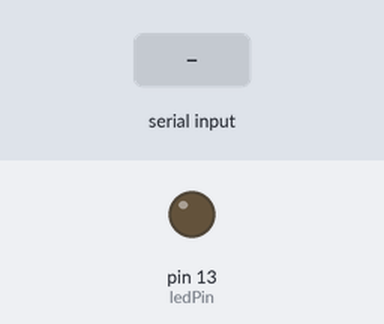
A sketch run on a simulated Arduino Uno, built with avr-gcc and run on an emulated ATmega328P. Shown: output pins drawn as LEDs (lit = HIGH). The test bench sets the inputs (shaded band).

Above: at 1.2 s.
1.3 s: "1" received over Serial
At 1.6 s:
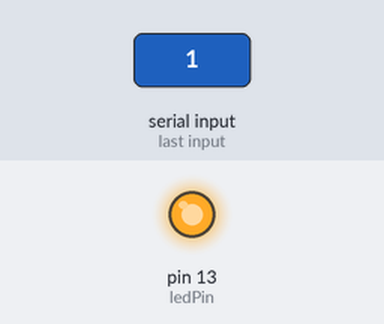
2.8 s: "0" received over Serial
At 4.0 s:
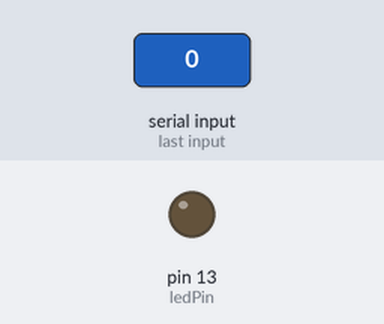
Timing chart, 0 to 5.8 s (numbered marks = the images above; inputs shaded):
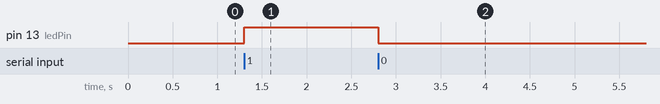

Measured:
- after the input at 1.3 s, pin 13 (ledPin): LOW → HIGH at once
- after the input at 2.8 s, pin 13 (ledPin): HIGH → LOW at once

The sketch:

Unidad2INO.ino
```cpp
int ledPin = 13; // Pin del LED

void setup() {
  pinMode(ledPin, OUTPUT); // Configurar el pin del LED como salida
  Serial.begin(9600); // Iniciar comunicación serial a 9600 baudios
}

void loop() {
  if (Serial.available() > 0) {
    char incomingData = Serial.read(); // Leer datos entrantes

    if (incomingData == '1') {
      digitalWrite(ledPin, HIGH); // Encender el LED en el pin 13
    } else if (incomingData == '0') {
      digitalWrite(ledPin, LOW); // Apagar el LED en el pin 13
    }
  }
}
```
